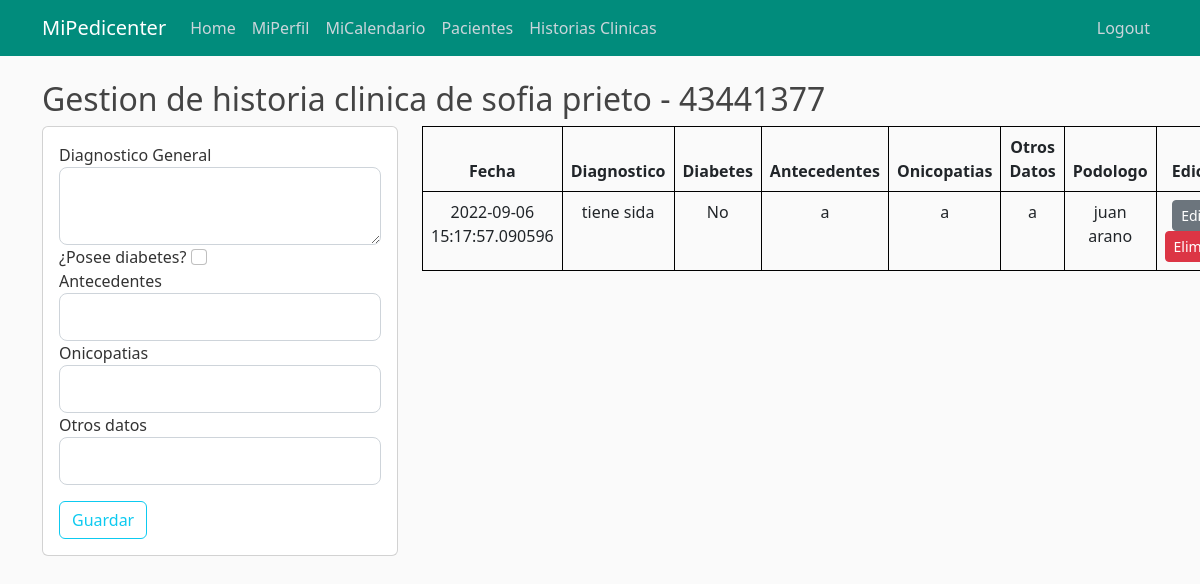
Before: /historias-clinicas/43441377 (signed in) with the older database file.
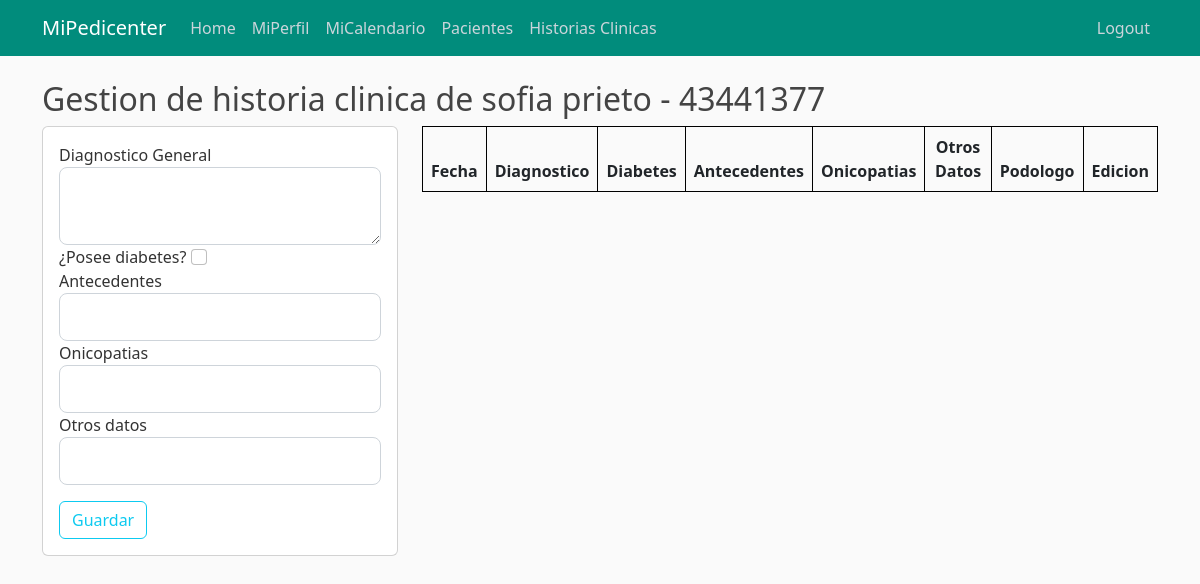
After: the same page with the newer database file.
### appmipedicenter/models.py (models this page shows, shortened)
class Cliente(db.Model):
        id_cliente = db.Column(db.Integer, primary_key=True) # Es DNI
        username = db.Column(db.String, nullable=False)
        email = db.Column(db.String, unique=True, nullable=False)
        fecha_nacimiento = db.Column(db.Date, nullable=False)
        telefono = db.Column(db.Integer, unique=True, nullable=False)
        historia_clinica = db.relationship('Historiaclinica', backref='Paciente', lazy=True)
        turno = db.relationship('Turno', backref='Paciente', lazy=True)

class Historiaclinica(db.Model):
        id_historia_clinica = db.Column(db.Integer, primary_key=True)
        datetime = db.Column(db.DateTime, nullable=False, default=datetime.utcnow)
        diagnostico = db.Column(db.Text, nullable=False)
        diabetes = db.Column(db.Boolean, nullable = True)
        antecedentes = db.Column(db.String, nullable=True)
        onicopatias = db.Column(db.String, nullable=True)
        otros_datos = db.Column(db.Text, nullable=True)
        id_empleado = db.Column(db.Integer, db.ForeignKey('empleado.id'), nullable=False)
        id_cliente = db.Column(db.Integer, db.ForeignKey('cliente.id_cliente'), nullable=False)

class Empleado(db.Model, UserMixin):
        id = db.Column(db.String, primary_key=True) # Es E-mail
        dni = db.Column(db.Integer, unique=True, nullable=False)
        username = db.Column(db.String, nullable=False)
        fecha_nacimiento = db.Column(db.Date, nullable=False)
        telefono = db.Column(db.Integer, nullable=False)
        password = db.Column(db.String, nullable=False)
        id_tipo = db.Column(db.Integer, db.ForeignKey('tipoempleado.id_tipo'), nullable=False)
        historia_clinica = db.relationship('Historiaclinica', backref='Escritor', lazy=True)
        turno = db.relationship('Turno', backref='Podologo', lazy=True)

### appmipedicenter/historiaclinica/routes.py (the view, shortened to what this page needs)
@historiaclinica.route("/historias-clinicas/<int:id_cliente>", methods=['GET', 'POST'])
@login_required
def historias_clinicas(id_cliente):
        cliente = Cliente.query.filter_by(id_cliente = id_cliente).first()
        historias_clinicas = Historiaclinica.query.filter_by(id_cliente = id_cliente).all()
        form = HistoriaClinicaForm()
        if current_user.is_authenticated and current_user.id_tipo == 1:
                title_str = "Historial de "+ cliente.username
                lista_podologos = Empleado.query.filter_by(id_tipo = 1).all()
                return render_template('historias_clinicas.html', title=title_str, cliente=cliente, historias_clinicas=historias_clinicas, form=form, lista_podologos = lista_podologos)
        return redirect(url_for('main.home'))

### appmipedicenter/historiaclinica/forms.py
class HistoriaClinicaForm(FlaskForm):
    diagnostico = TextAreaField('Diagnostico General', validators=[DataRequired()])
    diabetes = BooleanField('¿Posee diabetes?')
    antecedentes = StringField('Antecedentes')
    onicopatias = StringField('Onicopatias')
    otros_datos = StringField('Otros datos')
    submit = SubmitField('Guardar')

### appmipedicenter/models.py (called while the page is built)
@login_manager.user_loader
def load_user(empleado_id):
        return Empleado.query.get(empleado_id)

### appmipedicenter/templates/historias_clinicas.html (shortened to what this page needs)
{% extends "layout.html" %}
{% block header %}
    <link rel="stylesheet" type="text/css" href="https://cdn.datatables.net/1.12.1/css/jquery.dataTables.css">
{% endblock header %}
{% block content %}
    <div class="row ${1| ,row-cols-2,row-cols-3, auto,justify-content-md-center,|}">
        <h2>Gestion de historia clinica de {{ cliente.username }} - {{ cliente.id_cliente }}</h2>
    </div>
    <div class="row ${1| ,row-cols-2,row-cols-3, auto,justify-content-md-center,|}">
        <div class = "col-md-4">
            <div class = "card card-body">
                <form method="POST" action="">
                    <div class="form-group">
                        {{ form.diagnostico.label(class="form-control-label") }}
                        {% if form.diagnostico.errors %}
                            {{ form.diagnostico(class="form-control form-control-lg is-invalid") }}
                            <div class="invalid-feedback">
                                {% for error in form.diagnostico.errors %}
                                    <span>{{ error }}</span>
                                {% endfor %}
                            </div>
                        {% else %}
                            {{ form.diagnostico(class="form-control form-control-lg") }}
                        {% endif %}
                    </div>
                    <div class="form-group">
                        {{ form.diabetes.label(class="form-check-label") }}
                        {{ form.diabetes(class="form-check-input") }}
                    </div>
                    <div class="form-group">
                        {{ form.antecedentes.label(class="form-control-label") }}
                        {% if form.antecedentes.errors %}
                            {{ form.antecedentes(class="form-control form-control-lg is-invalid") }}
                            <div class="invalid-feedback">
                                {% for error in form.antecedentes.errors %}
                                    <span>{{ error }}</span>
                                {% endfor %}
                            </div>
                        {% else %}
                            {{ form.antecedentes(class="form-control form-control-lg") }}
                        {% endif %}
                    </div>
                    <div class="form-group">
                        {{ form.onicopatias.label(class="form-control-label") }}
                        {% if form.onicopatias.errors %}
                            {{ form.onicopatias(class="form-control form-control-lg is-invalid") }}
                            <div class="invalid-feedback">
                                {% for error in form.onicopatias.errors %}
                                    <span>{{ error }}</span>
                                {% endfor %}
                            </div>
                        {% else %}
                            {{ form.onicopatias(class="form-control form-control-lg") }}
                        {% endif %}
                    </div>
                    <div class="form-group">
                        {{ form.otros_datos.label(class="form-control-label") }}
                        {% if form.otros_datos.errors %}
                            {{ form.otros_datos(class="form-control form-control-lg is-invalid") }}
                            <div class="invalid-feedback">
                                {% for error in form.otros_datos.errors %}
                                    <span>{{ error }}</span>
                                {% endfor %}
                            </div>
                        {% else %}
                            {{ form.otros_datos(class="form-control form-control-lg") }}
                        {% endif %}
                    </div>
                    <div class="form-group">
                        {{ form.submit(class="btn btn-outline-info") }}
                    </div>
                </form>
            </div>
        </div>
        <div class="col-md-8">
            <table id="tablaclientes" class = "table">
                <thead>
                    <tr>
                        <th>Fecha</th>
                        <th>Diagnostico</th>
                        <th>Diabetes</th>
                        <th>Antecedentes</th>
                        <th>Onicopatias</th>
                        <th>Otros Datos</th>
                        <th>Podologo</th>
                        <th>Edicion</th>
                    </tr>
                </thead>
                <tbody>
                    {% for i in historias_clinicas %}
                    <tr>
                        <td>{{i.datetime}}</td>
                        <td>{{i.diagnostico}}</td>
                        <td>
                            {% if i.diabetes %}
                                Si
                            {% else%}
                                No
                            {% endif %}
                        </td>
                        <td>{{i.antecedentes}}</td>
                        <td>{{i.onicopatias}}</td>
                        <td>{{i.otros_datos}}</td>
                        <td>
                            {% for j in lista_podologos %}
                                {% if j.id == i.id_empleado %}
                                    {{ j.username }}
                                {% endif %}
                            {% endfor %}
                        </td>
                        <td width = "130">
                            <a href="{{ url_for('historiaclinica.editar_historia', id_historia = i.id_historia_clinica) }}" class = "btn btn-secondary btn-sm">Editar</a>
                            <a href="{{ url_for('historiaclinica.eliminar_historia', id_historia = i.id_historia_clinica) }}" class = "btn btn-danger btn-delete btn-sm">Eliminar</a>
                        </td>
                    </tr>
                    {% endfor %}
                </tbody>
            </table>
        </div>
    </div>
{% endblock content %}

### appmipedicenter/templates/layout.html (shortened to what this page needs)
<!DOCTYPE html>
<html lang="en">
<head>
    <link href="https://cdn.jsdelivr.net/npm/bootstrap@5.2.0-beta1/dist/css/bootstrap.min.css" rel="stylesheet">
    <link rel="stylesheet" type="text/css" href="{{ url_for('static', filename='css/main.css') }}">
    {% block header %}{% endblock header %}
</head>
<body>
    <header class="site-header">
        <nav class="navbar navbar-expand-md navbar-dark bg-steel fixed-top">
            <div class="container">
                <a class="navbar-brand mr-4" href="/">MiPedicenter</a>
                <div class="collapse navbar-collapse" id="navbarToggle">
                    <div class="navbar-nav mr-auto">
                        <a class="nav-item nav-link" href="{{ url_for('main.home') }}">Home</a>
                        {% if current_user.is_authenticated %}
                            <a class="nav-item nav-link" href="{{ url_for('empleado.mi_perfil') }}">MiPerfil</a>
                            <a class="nav-item nav-link" href="{{ url_for('turno.mi_calendario') }}">MiCalendario</a>
                            <a class="nav-item nav-link" href="{{ url_for('cliente.pacientes') }}">Pacientes</a>
                            <a class="nav-item nav-link" href="{{ url_for('historiaclinica.tablaHC') }}">Historias Clinicas</a>
                        {% endif %}
                    </div>
                </div>
                <div class="navbar-nav">
                    {% if current_user.is_authenticated %}
                        <a class="nav-item nav-link" href="{{ url_for('empleado.logout') }}">Logout</a>
                    {% else %}
                        <a class="nav-item nav-link" href="{{ url_for('empleado.login') }}">Login</a>
                        <a class="nav-item nav-link" href="{{ url_for('empleado.register') }}">Register</a>
                    {% endif %}
                </div>
            </div>
        </nav>
    </header>
    <main role="main" class="container">
        <div class="row">
            <div class="col-md-12">
                {% block content %}{% endblock content %}
            </div>
        </div>
    </main>
</body>
</html>

### appmipedicenter/static/css/main.css (style rules this page uses)
body { background: #fafafa; color: #333333; margin-top: 5rem; }
h1, h2, h3, h4, h5, h6 { color: #444444; }
.bg-steel { background-color: #018c7c; }
.site-header .navbar-nav .nav-link { color: #cbd5db; }
.table { align-self: auto; border: 1px solid black; }
th, td, .td-plantilla { border:1px solid black; text-align:center; padding: 0px; }
:root { --fc-daygrid-event-dot-width: 8px; }
:root { --fc-list-event-dot-width: 10px; --fc-list-event-hover-bg-color: #f5f5f5; }

Changed rows visible on the page:
removed Historiaclinica: datetime "2022-09-06 15:17:57.090596", diagnostico "tiene sida", diabetes "No", antecedentes "a", onicopatias "a", otros_datos "a"
no longer on this page (row unchanged): Empleado: username "juan arano"
